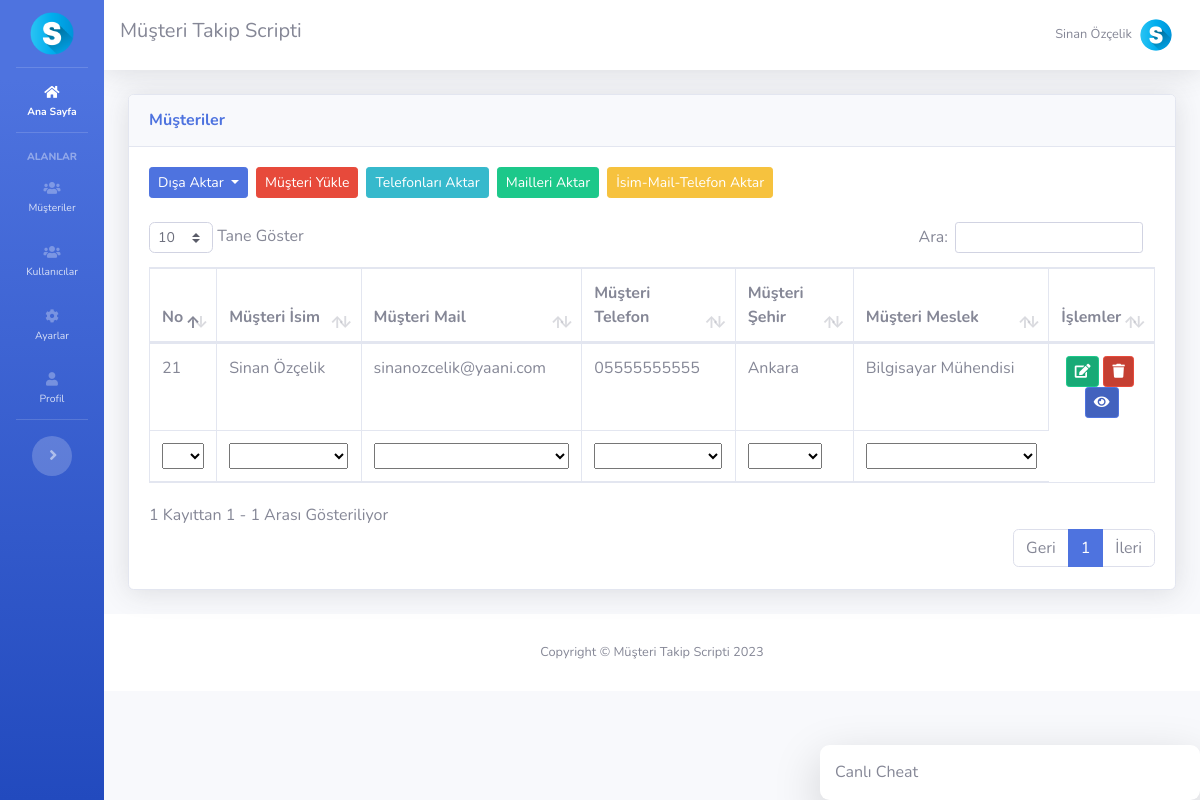
The app's page /musteriler.php (signed in) with its own data.
### tables this page shows
CREATE TABLE `ayarlar` (
  `id` int(11) NOT NULL,
  `site_logo` varchar(400) DEFAULT NULL,
  `site_baslik` varchar(350) DEFAULT NULL,
  `site_aciklama` varchar(300) DEFAULT NULL,
  `site_link` varchar(100) DEFAULT NULL,
  `site_sahip_mail` varchar(100) DEFAULT NULL,
  `site_mail_host` varchar(100) DEFAULT NULL,
  `site_mail_mail` varchar(100) DEFAULT NULL,
  `site_mail_port` int(11) DEFAULT NULL,
  `site_mail_sifre` varchar(100) DEFAULT NULL
);

CREATE TABLE `musteri` (
  `musteri_id` int(11) NOT NULL,
  `musteri_isim` varchar(400) DEFAULT NULL,
  `musteri_mail` varchar(400) DEFAULT NULL,
  `musteri_telefon` varchar(20) DEFAULT NULL,
  `musteri_ulke` varchar(200) DEFAULT NULL,
  `musteri_sehir` varchar(200) DEFAULT NULL,
  `musteri_adres` varchar(530) DEFAULT NULL,
  `musteri_website` varchar(100) DEFAULT NULL,
  `musteri_meslek` varchar(200) DEFAULT NULL,
  `musteri_detay` mediumtext DEFAULT NULL
);

### islemler/baglan.php (called while the page is built, shortened)
<?php
$host = "localhost";
$veritabani_ismi = "musteritakip";
$kullanici_adi = "root";
$sifre = "";
try {
	$db = new PDO("mysql:host=$host;dbname=$veritabani_ismi;charset=utf8", $kullanici_adi, $sifre);
} catch (PDOException $e) {
	echo $e->getmessage();
}
$sorgu = $db->prepare("SELECT * FROM ayarlar");
$sorgu->execute();
$ayarcek = $sorgu->fetch(PDO::FETCH_ASSOC);
?>

### fonksiyonlar.php (called while the page is built, shortened)
<?php
function yetkikontrol() {
	if($_SESSION['kul_yetki'] == 1) {
		return TRUE;
	} else {
		return FALSE;
	}
}
?>

### musteriler.php (the view, shortened to what this page needs)
<?php
include 'header.php'
  ?>
<link rel="stylesheet" type="text/css" href="vendor/datatables/dataTables.bootstrap4.min.css">
<div class="container-fluid">
  <div class="card shadow mb-4">
    <div class="card-header py-3">
      <h6 class="m-0 font-weight-bold text-primary">Müşteriler</h6>
    </div>
    <div class="card-body">
      <div class="justify-content-start d-flex text-left">
        <div class="dropdown">
          <button class="btn btn-primary btn-sm dropdown-toggle" type="button" id="dropdownMenuButton"
            data-toggle="dropdown" aria-haspopup="true" aria-expanded="false">
            Dışa Aktar
          </button>
        </div>
        <a href="musteriyukle.php" class="ml-2 mb-2"><button type="button" class="btn btn-danger btn-sm">Müşteri
            Yükle</button></a>
        <form action="islemler/ajax.php" method="POST" accept-charset="utf-8">
          <button type="submit" class="btn btn-info btn-sm ml-2" name="telefon-aktar">Telefonları Aktar</button>
        </form>
        <form action="islemler/ajax.php" method="POST" accept-charset="utf-8">
          <button type="submit" class="btn btn-success btn-sm ml-2" name="mail-aktar">Mailleri Aktar</button>
        </form>
        <form action="islemler/ajax.php" method="POST" accept-charset="utf-8">
          <button type="submit" class="btn btn-warning btn-sm ml-2" name="isim-mail-telefon-aktar">İsim-Mail-Telefon
            Aktar</button>
        </form>
      </div>
      <div class="table-responsive mt-3">
        <table class="table table-bordered" id="musteritablosu">
          <thead>
            <tr>
              <th>No</th>
              <th>Müşteri İsim</th>
              <th>Müşteri Mail</th>
              <th>Müşteri Telefon</th>
              <th>Müşteri Şehir</th>
              <th>Müşteri Meslek</th>
              <th>İşlemler</th>
            </tr>
          </thead>
          <tbody>
            <?php
            $sorgu = $db->prepare("SELECT * FROM musteri");
            $sorgu->execute();
            while($musteribilgisi = $sorgu->fetch(PDO::FETCH_ASSOC)) {
              ?>
              <tr>
                <td>
                  <?php echo $musteribilgisi['musteri_id'];
                  ; ?>
                </td>
                <td>
                  <?php echo $musteribilgisi['musteri_isim']; ?>
                </td>
                <td>
                  <?php echo $musteribilgisi['musteri_mail']; ?>
                </td>
                <td>
                  <?php echo $musteribilgisi['musteri_telefon']; ?>
                </td>
                <td>
                  <?php echo $musteribilgisi['musteri_sehir']; ?>
                </td>
                <td>
                  <?php echo $musteribilgisi['musteri_meslek']; ?>
                </td>
                <td>
                  <div class="row justify-content-center">
                    <form action="musteriduzenle.php" method="POST" accept-charset="utf-8">
                      <button type="submit" name="duzenleme" class="btn btn-success btn-sm btn-icon-split">
                        <span class="icon text-white-60">
                          <i class="fas fa-edit"></i>
                        </span>
                      </button>
                    </form>
                    <form class="mx-1" action="islemler/ajax.php" method="POST" accept-charset="utf-8">
                      <button type="submit" name="musterisilme" class="btn btn-danger btn-sm btn-icon-split">
                        <span class="icon text-white-60">
                          <i class="fas fa-trash"></i>
                        </span>
                      </button>
                    </form>
                    <form action="musteri.php" method="POST" accept-charset="utf-8">
                      <button type="submit" name="duzenleme" class="btn btn-primary btn-sm btn-icon-split">
                        <span class="icon text-white-60">
                          <i class="fas fa-eye"></i>
                        </span>
                      </button>
                    </form>
                  </div>
                </td>
              </tr>
            <?php } ?>
          </tbody>
          <tfoot>
            <tr>
              <th>No</th>
              <th>Müşteri İsim</th>
              <th>Müşteri Mail</th>
              <th>Müşteri Telefon</th>
              <th>Müşteri Şehir</th>
              <th>Müşteri Meslek</th>
            </tr>
          </tfoot>
        </table>
      </div>
    </div>
  </div>
</div>
<?php include 'footer.php' ?>

### header.php (shortened to what this page needs)
<?php
include 'islemler/baglan.php';
include 'fonksiyonlar.php';
?>
<!DOCTYPE html>
<html lang="tr">
<head>
  <link href="vendor/fontawesome-free/css/all.min.css" rel="stylesheet" type="text/css">
  <link href="css/sb-admin-2.min.css" rel="stylesheet">
  <link rel="stylesheet" href="css/chatstyle.css">
</head>
<body id="page-top">
  <div id="wrapper">
    <ul class="navbar-nav bg-gradient-primary sidebar sidebar-dark accordion" id="accordionSidebar">
      <li class="nav-item">
        <a class="nav-link text-center" href="index.php">
          <img src="dosyalar/<?php echo $ayarcek['site_logo'] ?>" style="width: 60%; height: auto;">
        </a>
      </li>
      <hr class="sidebar-divider my-0">
      <li class="nav-item active">
        <a class="nav-link" href="index.php">
          <i class="fas fa-home"></i>
          <span>Ana Sayfa</span></a>
      </li>
      <hr class="sidebar-divider">
      <div class="sidebar-heading">
        Alanlar
      </div>
      <li class="nav-item">
        <a class="nav-link collapsed" href="#" data-toggle="collapse" data-target="#collapseTwo" aria-expanded="true"
          aria-controls="collapseTwo">
          <i class="fas fa-users"></i>
          <span>Müşteriler</span>
        </a>
      </li>
      <?php if(yetkikontrol()): ?>
        <li class="nav-item">
          <a class="nav-link collapsed" href="#" data-toggle="collapse" data-target="#kullanicimeby" aria-expanded="true"
            aria-controls="kullanicimeby">
            <i class="fas fa-users"></i>
            <span>Kullanıcılar</span>
          </a>
        </li>
      <?php endif ?>
      <li class="nav-item">
        <a class="nav-link" href="ayarlar.php">
          <i class="fas fa-cog"></i>
          <span>Ayarlar</span></a>
      </li>
      <li class="nav-item">
        <a class="nav-link" href="profil.php">
          <i class="fas fa-user"></i>
          <span>Profil</span></a>
      </li>
      <hr class="sidebar-divider d-none d-md-block">
      <div class="text-center d-none d-md-inline">
        <button class="rounded-circle border-0" id="sidebarToggle"></button>
      </div>
    </ul>
    <div id="content-wrapper" class="d-flex flex-column">
      <div id="content">
        <nav class="navbar navbar-expand navbar-light bg-white topbar mb-4 static-top shadow">
          <h5>
            <?php echo $ayarcek['site_baslik'] ?>
          </h5>
          <ul class="navbar-nav ml-auto">
            <li class="nav-item dropdown no-arrow">
              <a class="nav-link dropdown-toggle" href="#" id="userDropdown" role="button" data-toggle="dropdown"
                aria-haspopup="true" aria-expanded="false">
                <span class="mr-2 d-none d-lg-inline text-gray-600 small">
                  <?php echo $_SESSION['kul_isim'] ?>
                </span>
                <img class="img-profile rounded-circle" src="dosyalar/<?php echo $ayarcek['site_logo'] ?>">
              </a>
            </li>
          </ul>
        </nav>

### footer.php (shortened to what this page needs)
<div id="chat-sag" class="shadow-lg">
  <div class="d-flex justify-content-between" style="margin: -15px;">
    <div class="mb-3 mesaj-gorunurluk" style="width: 100%; height: 100%; padding: 15px;">Canlı Cheat</div>
  </div>
      <?php include_once 'liste.php' ?>
</div>
<footer class="sticky-footer bg-white">
  <div class="container my-auto">
    <div class="copyright text-center my-auto">
      <span>Copyright &copy; <?php echo $ayarcek['site_baslik'] ?> <?php echo date("Y"); ?> </span>
    </div>
  </div>
</footer>
</div>
</div>
</body>
</html>

### css/chatstyle.css (style rules this page uses)
#chat-sag { position: fixed; bottom: 0; right: 0; width: 380px; background-color: white; padding: 15px; padding-right: 0; padding-bottom: 0; border-radius: 0.6rem; z-index: 99; }

### records on screen
ayarlar: site_logo (picture), site_baslik "Müşteri Takip Scripti"
musteri: musteri_id "21", musteri_isim "Sinan Özçelik", musteri_mail "sinanozcelik@yaani.com", musteri_telefon "05555555555", musteri_sehir "Ankara", musteri_meslek "Bilgisayar Mühendisi"

### other values on screen
$_SESSION['kul_isim'] "Sinan Özçelik"
